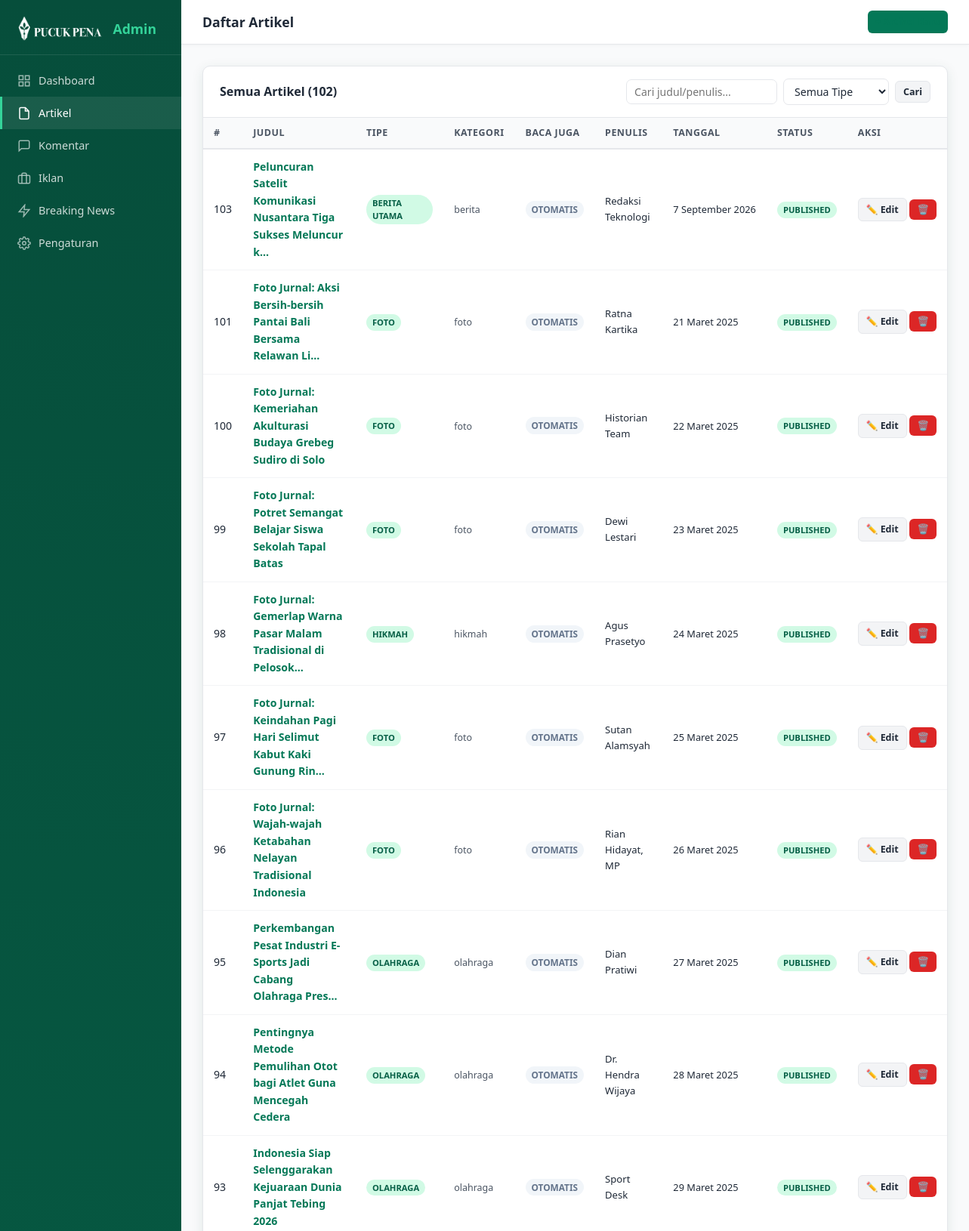
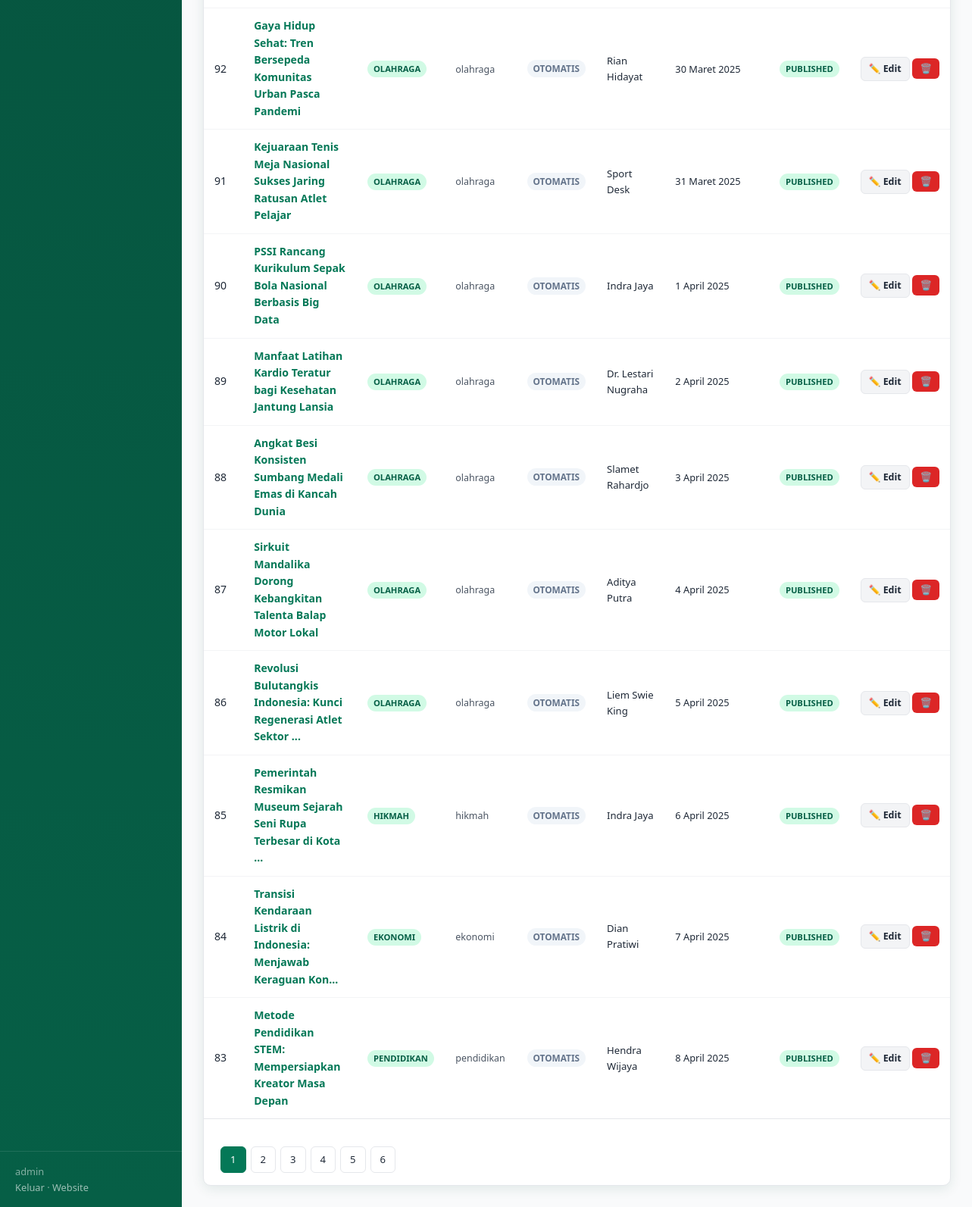
/admin/articles.php (signed in), run on the app's committed database (2 pictures, top to bottom).
### tables this page shows
CREATE TABLE `articles` (
  `id` int NOT NULL AUTO_INCREMENT,
  `type` varchar(100) NOT NULL DEFAULT 'Berita Utama',
  `cat` varchar(50) NOT NULL DEFAULT 'berita',
  `badge` varchar(50) NOT NULL DEFAULT 'berita',
  `title` varchar(500) NOT NULL,
  `excerpt` text,
  `content` longtext,
  `author` varchar(200) DEFAULT NULL,
  `date_display` varchar(100) DEFAULT NULL,
  `views` varchar(20) DEFAULT '0',
  `img` text,
  `tags` varchar(500) DEFAULT '[]',
  `related_article_id` int DEFAULT NULL,
  `status` enum('draft','published') DEFAULT 'published',
  `created_at` timestamp NULL DEFAULT CURRENT_TIMESTAMP,
  `updated_at` timestamp NULL DEFAULT CURRENT_TIMESTAMP ON UPDATE CURRENT_TIMESTAMP,
  PRIMARY KEY (`id`)
);

### admin/articles.php (the view, shortened to what this page needs)
<?php
$db = getDB();
$action  = $_GET['action'] ?? ($_POST['action'] ?? 'list');
$articles = [];
$total = 0;
$perPage = 20;
$page = max(1, (int)($_GET['page'] ?? 1));
$offset = ($page - 1) * $perPage;
$search = trim($_GET['q'] ?? '');
$filterCat = $_GET['cat'] ?? '';
if ($action === 'list') {
    $where = [];
    $params = [];
    $whereStr = $where ? 'WHERE ' . implode(' AND ', $where) : '';
    $total = $db->prepare("SELECT COUNT(*) FROM articles $whereStr");
    $total->execute($params);
    $total = (int)$total->fetchColumn();
    $stmt = $db->prepare("SELECT id,type,cat,badge,title,author,date_display,status,views FROM articles $whereStr ORDER BY id DESC LIMIT $perPage OFFSET $offset");
    $stmt->execute($params);
    $articles = $stmt->fetchAll();
}
function badgeCls($b) {
    $map = ['berita'=>'berita','opini'=>'opini','essay'=>'essay','artikel'=>'artikel','investigasi'=>'investigasi','video'=>'video','foto'=>'foto','ekonomi'=>'ekonomi','olahraga'=>'olahraga','nasional'=>'nasional'];
    return $map[$b] ?? 'berita';
}
?><!DOCTYPE html>
<html lang="id">
<head>
  <link rel="stylesheet" href="style.css">
</head>
<body>
<aside class="sidebar">
  <div class="sidebar-brand">
    <img src="../img/PUCUK%20PENA.png" alt="Logo">
    <span>Admin</span>
  </div>
  <nav>
    <a href="index.php">
      <svg width="18" height="18" viewBox="0 0 24 24" fill="none" stroke="currentColor" stroke-width="2"><rect x="3" y="3" width="7" height="7"/><rect x="14" y="3" width="7" height="7"/><rect x="14" y="14" width="7" height="7"/><rect x="3" y="14" width="7" height="7"/></svg>
      Dashboard
    </a>
    <a href="articles.php" class="active">
      <svg width="18" height="18" viewBox="0 0 24 24" fill="none" stroke="currentColor" stroke-width="2"><path d="M14 2H6a2 2 0 0 0-2 2v16a2 2 0 0 0 2 2h12a2 2 0 0 0 2-2V8z"/><polyline points="14 2 14 8 20 8"/></svg>
      Artikel
    </a>
    <a href="comments.php">
      <svg width="18" height="18" viewBox="0 0 24 24" fill="none" stroke="currentColor" stroke-width="2"><path d="M21 15a2 2 0 0 1-2 2H7l-4 4V5a2 2 0 0 1 2-2h14a2 2 0 0 1 2 2z"/></svg>
      Komentar
    </a>
    <a href="ads.php">
      <svg width="18" height="18" viewBox="0 0 24 24" fill="none" stroke="currentColor" stroke-width="2"><rect x="2" y="7" width="20" height="14" rx="2"/><path d="M16 21V5a2 2 0 0 0-2-2h-4a2 2 0 0 0-2 2v16"/></svg>
      Iklan
    </a>
    <a href="breaking.php">
      <svg width="18" height="18" viewBox="0 0 24 24" fill="none" stroke="currentColor" stroke-width="2"><polygon points="13 2 3 14 12 14 11 22 21 10 12 10 13 2"/></svg>
      Breaking News
    </a>
    <a href="settings.php">
      Pengaturan
    </a>
  </nav>
  <div class="sidebar-footer">
    <div><?= htmlspecialchars($_SESSION['admin_user']) ?></div>
    <a href="logout.php">Keluar</a> · <a href="../" target="_blank">Website</a>
  </div>
</aside>
<div class="main-content">
  <div class="topbar">
    <h1>
      <?php if ($action === 'list'): ?>Daftar Artikel
      <?php elseif ($action === 'new'): ?>Tambah Artikel Baru
      <?php else: ?>Edit Artikel
      <?php endif; ?>
    </h1>
    <div class="topbar-right">
      <?php if ($action !== 'list'): ?>
        <a href="articles.php" class="btn btn-secondary btn-sm">← Daftar Artikel</a>
      <?php else: ?>
        <a href="articles.php?action=new" class="btn btn-primary btn-sm">+ Artikel Baru</a>
      <?php endif; ?>
    </div>
  </div>
  <div class="page-body">
    <?php if ($action === 'list'): ?>
    <div class="panel">
      <div class="panel-header">
        <h2>Semua Artikel (<?= $total ?>)</h2>
        <form method="GET" style="display:flex;gap:8px;align-items:center">
          <input type="text" name="q" value="<?= htmlspecialchars($search) ?>" placeholder="Cari judul/penulis..." class="form-control" style="width:200px;padding:6px 10px">
          <select name="cat" class="form-control" style="width:140px;padding:6px 10px">
            <option value="">Semua Tipe</option>
          </select>
          <button type="submit" class="btn btn-secondary btn-sm">Cari</button>
        </form>
      </div>
      <div class="table-wrap">
        <table>
          <thead>
            <tr><th>#</th><th>Judul</th><th>Tipe</th><th>Kategori</th><th>Baca Juga</th><th>Penulis</th><th>Tanggal</th><th>Status</th><th>Aksi</th></tr>
          </thead>
          <tbody>
            <?php foreach ($articles as $a): ?>
            <tr>
              <td><?= $a['id'] ?></td>
              <td class="td-title">
                <a href="articles.php?action=edit&id=<?= $a['id'] ?>">
                  <?= htmlspecialchars(mb_strimwidth($a['title'], 0, 65, '...')) ?>
                </a>
              </td>
              <td><span class="badge badge-<?= badgeCls($a['type']) ?>"><?= htmlspecialchars($a['type']) ?></span></td>
              <td><span style="font-size:0.78rem;color:var(--gray-600)"><?= htmlspecialchars($a['cat']) ?></span></td>
              <td>
                <?php if (!empty($a['related_article_id'])): ?>
                  <span class="badge" style="background:#e0f2fe;color:#0369a1;font-size:0.74rem" title="Artikel rekomendasi #<?= $a['related_article_id'] ?>">#<?= $a['related_article_id'] ?> Terpilih</span>
                <?php else: ?>
                  <span class="badge" style="background:#f1f5f9;color:#64748b;font-size:0.74rem">Otomatis</span>
                <?php endif; ?>
              </td>
              <td style="font-size:0.82rem"><?= htmlspecialchars($a['author']) ?></td>
              <td style="font-size:0.8rem;white-space:nowrap"><?= htmlspecialchars($a['date_display']) ?></td>
              <td><span class="badge badge-<?= $a['status'] ?>"><?= $a['status'] ?></span></td>
              <td style="white-space:nowrap">
                <a href="articles.php?action=edit&id=<?= $a['id'] ?>" class="btn btn-secondary btn-sm">✏️ Edit</a>
                <button onclick="confirmDelete(<?= $a['id'] ?>, '<?= htmlspecialchars(addslashes(mb_strimwidth($a['title'],0,40,'...'))) ?>')" class="btn btn-danger btn-sm">🗑️</button>
              </td>
            </tr>
            <?php endforeach; ?>
          </tbody>
        </table>
      </div>
      <?php if ($total > $perPage): ?>
      <div style="padding:16px 22px;border-top:1px solid var(--gray-200)">
        <div class="pagination">
          <?php for ($p = 1; $p <= ceil($total/$perPage); $p++): ?>
            <a href="?action=list&page=<?= $p ?>&q=<?= urlencode($search) ?>&cat=<?= urlencode($filterCat) ?>"
               class="page-btn <?= $p === $page ? 'active' : '' ?>"><?= $p ?></a>
          <?php endfor; ?>
        </div>
      </div>
      <?php endif; ?>
    </div>
    <?php endif; ?>
  </div>
</div>
</body>
</html>

### data on the page
articles: id "103", title "Peluncuran Satelit Komunikasi Nusantara Tiga Sukses Meluncur k...", type "BERITA UTAMA", cat "berita", author "Redaksi Teknologi", date_display "7 September 2026", status "PUBLISHED"
articles: id "101", title "Foto Jurnal: Aksi Bersih-bersih Pantai Bali Bersama Relawan Li...", type "FOTO", cat "foto", author "Ratna Kartika", date_display "21 Maret 2025", status "PUBLISHED"
articles: id "100", title "Foto Jurnal: Kemeriahan Akulturasi Budaya Grebeg Sudiro di Solo", type "FOTO", cat "foto", author "Historian Team", date_display "22 Maret 2025", status "PUBLISHED"
articles: id "99", title "Foto Jurnal: Potret Semangat Belajar Siswa Sekolah Tapal Batas", type "FOTO", cat "foto", author "Dewi Lestari", date_display "23 Maret 2025", status "PUBLISHED"
articles: id "98", title "Foto Jurnal: Gemerlap Warna Pasar Malam Tradisional di Pelosok...", type "HIKMAH", cat "hikmah", author "Agus Prasetyo", date_display "24 Maret 2025", status "PUBLISHED"
articles: id "97", title "Foto Jurnal: Keindahan Pagi Hari Selimut Kabut Kaki Gunung Rin...", type "FOTO", cat "foto", author "Sutan Alamsyah", date_display "25 Maret 2025", status "PUBLISHED"
articles: id "96", title "Foto Jurnal: Wajah-wajah Ketabahan Nelayan Tradisional Indonesia", type "FOTO", cat "foto", author "Rian Hidayat, MP", date_display "26 Maret 2025", status "PUBLISHED"
articles: id "95", title "Perkembangan Pesat Industri E-Sports Jadi Cabang Olahraga Pres...", type "OLAHRAGA", cat "olahraga", author "Dian Pratiwi", date_display "27 Maret 2025", status "PUBLISHED"
articles: id "94", title "Pentingnya Metode Pemulihan Otot bagi Atlet Guna Mencegah Cedera", type "OLAHRAGA", cat "olahraga", author "Dr. Hendra Wijaya", date_display "28 Maret 2025", status "PUBLISHED"
articles: id "93", title "Indonesia Siap Selenggarakan Kejuaraan Dunia Panjat Tebing 2026", type "OLAHRAGA", cat "olahraga", author "Sport Desk", date_display "29 Maret 2025", status "PUBLISHED"
articles: id "92", title "Gaya Hidup Sehat: Tren Bersepeda Komunitas Urban Pasca Pandemi", type "OLAHRAGA", cat "olahraga", author "Rian Hidayat", date_display "30 Maret 2025", status "PUBLISHED"
articles: id "91", title "Kejuaraan Tenis Meja Nasional Sukses Jaring Ratusan Atlet Pelajar", type "OLAHRAGA", cat "olahraga", author "Sport Desk", date_display "31 Maret 2025", status "PUBLISHED"
articles: id "90", title "PSSI Rancang Kurikulum Sepak Bola Nasional Berbasis Big Data", type "OLAHRAGA", cat "olahraga", author "Indra Jaya", date_display "1 April 2025", status "PUBLISHED"
articles: id "89", title "Manfaat Latihan Kardio Teratur bagi Kesehatan Jantung Lansia", type "OLAHRAGA", cat "olahraga", author "Dr. Lestari Nugraha", date_display "2 April 2025", status "PUBLISHED"
articles: id "88", title "Angkat Besi Konsisten Sumbang Medali Emas di Kancah Dunia", type "OLAHRAGA", cat "olahraga", author "Slamet Rahardjo", date_display "3 April 2025", status "PUBLISHED"
articles: id "87", title "Sirkuit Mandalika Dorong Kebangkitan Talenta Balap Motor Lokal", type "OLAHRAGA", cat "olahraga", author "Aditya Putra", date_display "4 April 2025", status "PUBLISHED"
articles: id "86", title "Revolusi Bulutangkis Indonesia: Kunci Regenerasi Atlet Sektor ...", type "OLAHRAGA", cat "olahraga", author "Liem Swie King", date_display "5 April 2025", status "PUBLISHED"
articles: id "85", title "Pemerintah Resmikan Museum Sejarah Seni Rupa Terbesar di Kota ...", type "HIKMAH", cat "hikmah", author "Indra Jaya", date_display "6 April 2025", status "PUBLISHED"
articles: id "84", title "Transisi Kendaraan Listrik di Indonesia: Menjawab Keraguan Kon...", type "EKONOMI", cat "ekonomi", author "Dian Pratiwi", date_display "7 April 2025", status "PUBLISHED"
articles: id "83", title "Metode Pendidikan STEM: Mempersiapkan Kreator Masa Depan", type "PENDIDIKAN", cat "pendidikan", author "Hendra Wijaya", date_display "8 April 2025", status "PUBLISHED"

### other printed values
$_SESSION['admin_user'] "admin"
$total "102"
